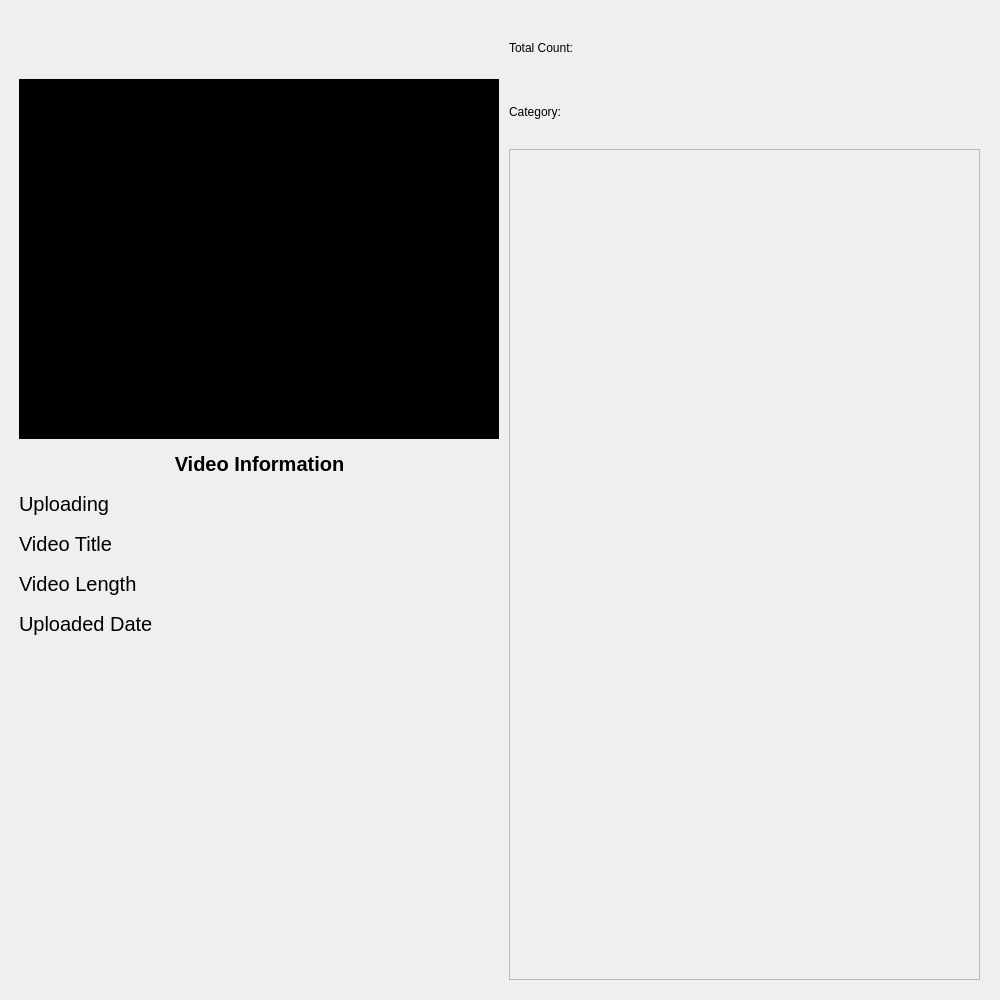
<?xml version="1.0" encoding="UTF-8"?>
<ui version="4.0">
 <class>MainWindow</class>
 <widget class="QMainWindow" name="MainWindow">
  <property name="geometry">
   <rect>
    <x>0</x>
    <y>0</y>
    <width>1000</width>
    <height>1000</height>
   </rect>
  </property>
  <property name="windowTitle">
   <string>MainWindow</string>
  </property>
  <widget class="QWidget" name="centralwidget">
   <layout class="QVBoxLayout" name="verticalLayout">
    <item>
     <widget class="QWidget" name="widget" native="true">
      <property name="styleSheet">
       <string notr="true"/>
      </property>
      <widget class="QWidget" name="video" native="true">
       <property name="geometry">
        <rect>
         <x>10</x>
         <y>70</y>
         <width>480</width>
         <height>360</height>
        </rect>
       </property>
       <property name="styleSheet">
        <string notr="true">background-color: rgb(0, 0, 0);</string>
       </property>
      </widget>
      <widget class="QLabel" name="label">
       <property name="geometry">
        <rect>
         <x>10</x>
         <y>10</y>
         <width>361</width>
         <height>41</height>
        </rect>
       </property>
       <property name="text">
        <string/>
       </property>
       <property name="pixmap">
        <pixmap>favicon.png</pixmap>
       </property>
       <property name="scaledContents">
        <bool>true</bool>
       </property>
      </widget>
      <widget class="QLabel" name="loading">
       <property name="geometry">
        <rect>
         <x>10</x>
         <y>480</y>
         <width>481</width>
         <height>30</height>
        </rect>
       </property>
       <property name="font">
        <font>
         <pointsize>15</pointsize>
        </font>
       </property>
       <property name="text">
        <string>Uploading</string>
       </property>
      </widget>
      <widget class="QLabel" name="title">
       <property name="geometry">
        <rect>
         <x>10</x>
         <y>520</y>
         <width>481</width>
         <height>30</height>
        </rect>
       </property>
       <property name="font">
        <font>
         <pointsize>15</pointsize>
        </font>
       </property>
       <property name="text">
        <string>Video Title</string>
       </property>
      </widget>
      <widget class="QLabel" name="length">
       <property name="geometry">
        <rect>
         <x>10</x>
         <y>560</y>
         <width>481</width>
         <height>30</height>
        </rect>
       </property>
       <property name="font">
        <font>
         <pointsize>15</pointsize>
        </font>
       </property>
       <property name="text">
        <string>Video Length</string>
       </property>
      </widget>
      <widget class="QLabel" name="date">
       <property name="geometry">
        <rect>
         <x>10</x>
         <y>600</y>
         <width>481</width>
         <height>30</height>
        </rect>
       </property>
       <property name="font">
        <font>
         <pointsize>15</pointsize>
        </font>
       </property>
       <property name="text">
        <string>Uploaded Date</string>
       </property>
      </widget>
      <widget class="QLabel" name="info">
       <property name="geometry">
        <rect>
         <x>10</x>
         <y>440</y>
         <width>481</width>
         <height>30</height>
        </rect>
       </property>
       <property name="font">
        <font>
         <pointsize>15</pointsize>
         <weight>75</weight>
         <bold>true</bold>
        </font>
       </property>
       <property name="text">
        <string>Video Information</string>
       </property>
       <property name="alignment">
        <set>Qt::AlignCenter</set>
       </property>
      </widget>
      <widget class="QScrollArea" name="scrollArea">
       <property name="geometry">
        <rect>
         <x>500</x>
         <y>140</y>
         <width>471</width>
         <height>831</height>
        </rect>
       </property>
       <property name="widgetResizable">
        <bool>true</bool>
       </property>
       <widget class="QWidget" name="scrollAreaWidgetContents">
        <property name="geometry">
         <rect>
          <x>0</x>
          <y>0</y>
          <width>469</width>
          <height>829</height>
         </rect>
        </property>
        <layout class="QVBoxLayout" name="verticalLayout_2"/>
       </widget>
      </widget>
      <widget class="QWidget" name="category" native="true">
       <property name="geometry">
        <rect>
         <x>500</x>
         <y>10</y>
         <width>471</width>
         <height>121</height>
        </rect>
       </property>
       <layout class="QGridLayout" name="gridLayout">
        <item row="0" column="0">
         <widget class="QLabel" name="total">
          <property name="text">
           <string>Total Count:</string>
          </property>
         </widget>
        </item>
        <item row="1" column="0">
         <widget class="QLabel" name="label_2">
          <property name="text">
           <string>Category:</string>
          </property>
         </widget>
        </item>
       </layout>
      </widget>
     </widget>
    </item>
   </layout>
  </widget>
 </widget>
 <resources/>
 <connections/>
</ui>
